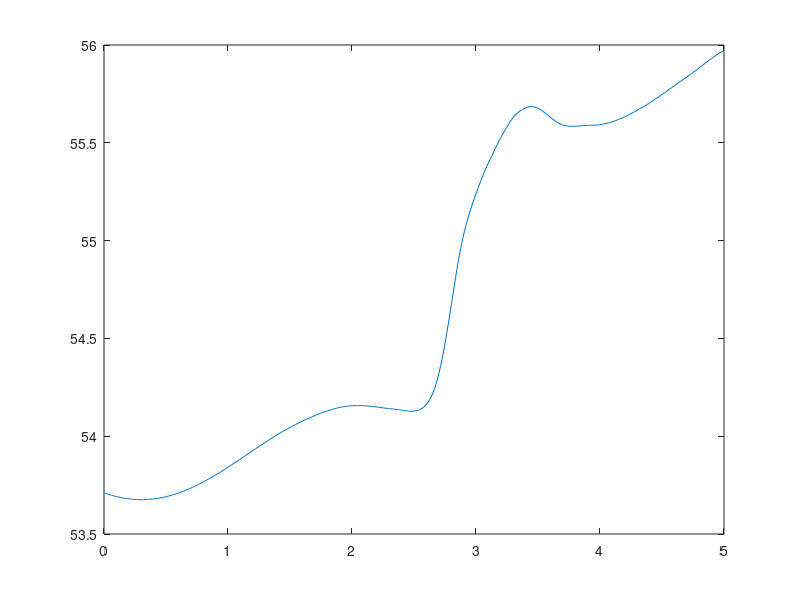

Write the MATLAB code that produced this figure.

clear all

dt = 0.01;
TSteps = 500;
N = 2;

k0 = 5;
x0 = -10;

k = 0.81;
mass = 1;

omega = sqrt(k/mass);
sigma = sqrt(2/mass/omega);
sigma_inv = 1/sigma;
Norm = sqrt(1/sqrt(2*pi*sigma));

pswitch = -4;

A = [0.01,0.1,0.0006];
B = [1.6,0.28,0.1];
C = [0.005,0.015,0.9];
D = [1.,0.06];
E_0 = 0.05;
shift = 3;

Npoints = 1024;
Lim = 15;
Mapping = 2*Lim;
delta = Mapping/Npoints;
f0 = 2*pi/Mapping;
x_space = linspace(-Lim,Lim,Npoints);
k_space = linspace(-Npoints*f0*0.5,(0.5*Npoints-1)*f0,Npoints);

mean_x = zeros(N,TSteps);
mean_k = zeros(N,TSteps);
d_population = zeros(N,TSteps);
ad_population = zeros(N,TSteps);

psi0 = zeros(N,Npoints);
initState = 1;
temp = Norm*exp(-0.25*sigma_inv*(x_space-x0).^2).*exp(1i*k0*x_space);
psi0(initState,:) = reshape(temp,1,Npoints);
psi0(initState,:) = psi0(initState,:)/sqrt(psi0(initState,:)*psi0(initState,:)');

%  figure(1);
%  plot(x_space,abs(psi0(initState,:)),'k','LineWidth',3);

kinetic = k_space.^2/2/mass;
T_prop = exp(-1i*kinetic.*dt);

VV = zeros(2,2);
for i=1:Npoints
    x = x_space(i);
    if (pswitch == 1) || (pswitch == -1)
        if x >= 0
            VV(1,1) = A(1)*(1-exp(-B(1)*x));
        else
            VV(1,1) = -A(1)*(1-exp(B(1)*x));
        end
        VV(2,2) = -VV(1,1);
        VV(1,2) = C(1)*exp(-D(1)*x*x);
    end   
    if (pswitch == 2) || (pswitch == -2)
        VV(1,1) = 0;
        VV(2,2) = -A(2)*exp(-B(2)*x*x)+E_0;
        VV(1,2) = C(2)*exp(-D(2)*x*x);
        VV(2,1) = VV(1,2);
    end
    if (pswitch == 3) || (pswitch == -3)
        VV(1,1) = -A(3);
        VV(2,2) = A(3);
        if x < 0
            VV(1,2) = B(3)*exp(C(3)*x);
        else
            VV(1,2) = B(3)*exp(-C(3)*x);
        end
    end
    if (pswitch == 4) || (pswitch == -4)
        VV(1,1) = 0.5*k*x^2;
        VV(2,2) = 0.5*k*(x-shift)^2-omega;
        VV(1,2) = 0.5*omega;
        VV(2,1) = VV(1,2);
    end
    
    [eigVec,eigVal] = eig(VV);
    [eigVal,index] = sort(diag(eigVal));    eigVec = eigVec(:,index);
    V_prop = eigVec*diag(exp(-1i*dt*eigVal))*eigVec';
    
    eigVec_1(:,i) = conj(eigVec(:,1));   eigVec_2(:,i) = conj(eigVec(:,2));
    V1(:,i) = VV(:,1);    V2(:,i) = VV(:,2);
    V_prop_1(:,i) = V_prop(:,1);   V_prop_2(:,i) = V_prop(:,2);
    ev1(i) = eigVal(1);    ev2(i) = eigVal(2);
    
end

 psi = psi0;
 psi00 = psi0;
 for t=1:TSteps,
     E(t) = 0;
     psi = V_prop_1.*[psi(1,:);psi(1,:)]+V_prop_2.*[psi(2,:);psi(2,:)];
     for n=1:2,
        temp = psi(n,:);
        temp = fftshift(fft(temp));
        mean_k(n,t) = real(sum(sum(conj(temp).*k_space.*temp)))./sum(sum(conj(temp).*temp));
        temp = temp.*T_prop;
        E_kin(t,n) = real(sum(sum(conj(temp).*kinetic.*temp)))./sum(sum(conj(temp).*temp));
        temp = ifft(fftshift(temp));
        psi(n,:) = temp;
     end
     ket = V1.*[psi(1,:);psi(1,:)]+V2.*[psi(2,:);psi(2,:)];
     E_pot(t) = real(sum(sum(conj(psi).*ket)))./sum(sum(conj(psi).*psi));
     d_population(:,t) = sum(conj(psi).*psi,2);
      
     psi_ad = eigVec_1.*[psi(1,:);psi(1,:)]+eigVec_2.*[psi(2,:);psi(2,:)];
     ad_population(:,t) = sum(conj(psi_ad).*psi_ad,2);
      
     E(t) = E_pot(t)+E_kin(t,1)*d_population(1,t)+E_kin(t,2)*d_population(2,t);
     Norm1(t) = real(sum(sum(conj(psi).*psi0)));
     autocorr(t) = real(sum(sum(conj(psi).*psi00)));
     psi0 = psi;
     for n=1:2
         mean_x(n,t) = real(sum(sum(conj(psi(n,:)).*x_space.*psi(n,:))))./sum(sum(conj(psi(n,:)).*psi(n,:)));
     end
%      linkdata on;
%      figure(1)
%      plot(x_space,ev1,'black',x_space,ev2,'black',x_space,500*abs(psi(1,:)),'r',x_space,500*abs(psi(2,:)),'b','LineWidth',3)
 end

   time = linspace(0,dt*TSteps,TSteps);
   figure(2);
%    plot(time,d_population(1,:),'r',time,d_population(2,:),'b');
plot(time,E) 
